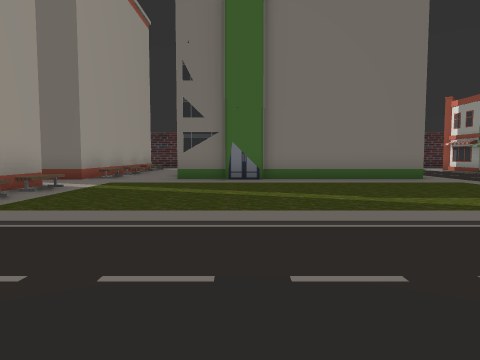
view 1 (above)

24 first-person views from a walk through a scene from a Unity 3-D project. The camera is 1.3 m above the floor, tilts 4° down and sees 70° across. The floor is counted in squares, 2 m on a side. Each view is taken from the middle of a square. On the plan, view 1 faces up. The plan holds only what a view shows up to about 10 squares ahead; the rest is blank. The place goes on beyond the plan. The player is left out. Some surface patterns are stand-ins.

view 2
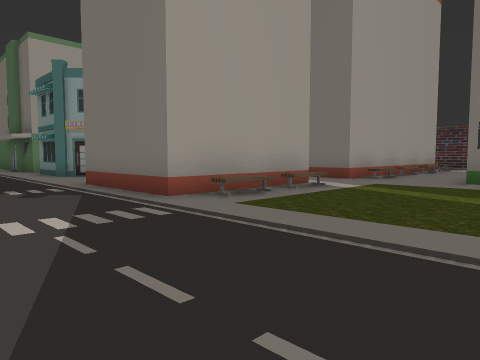

view 3
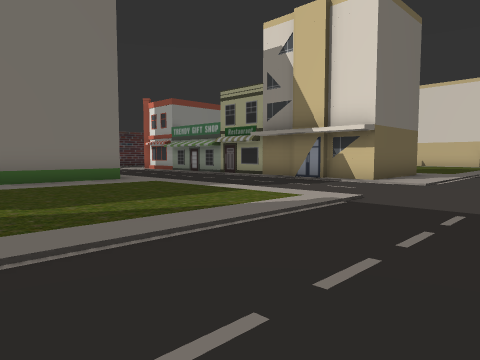

view 4
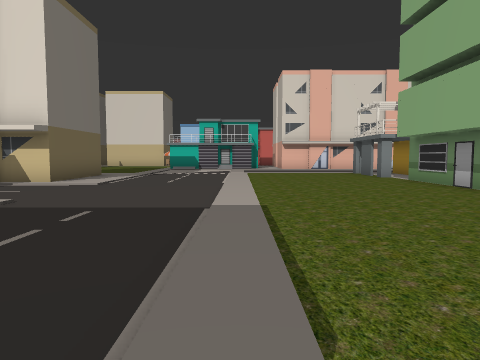

view 5
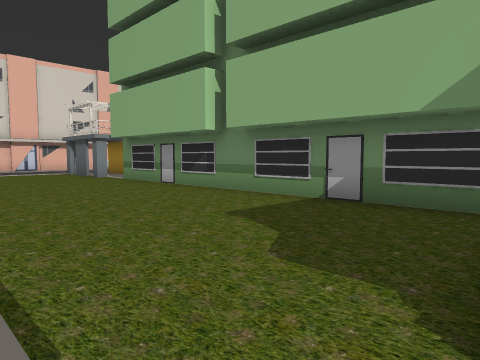

view 6
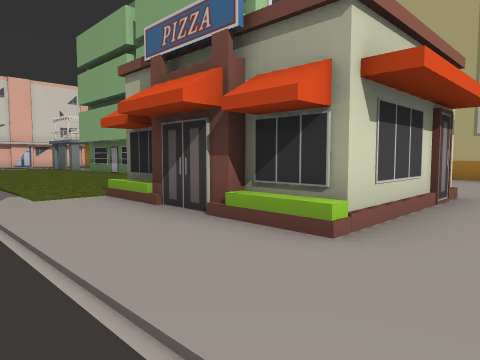

view 7
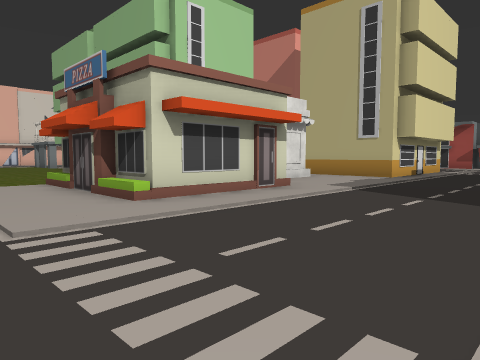

view 8
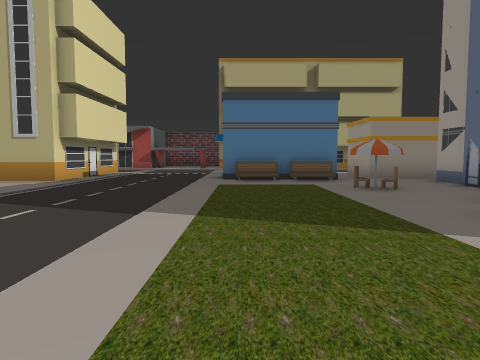

view 9
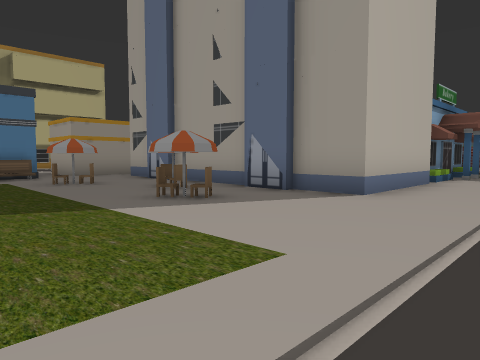

view 10
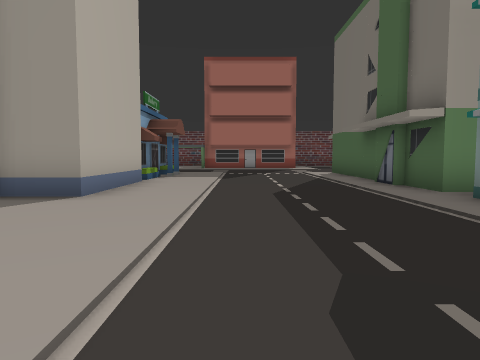

view 11
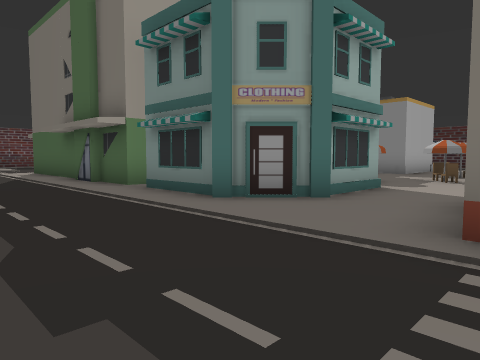

view 12
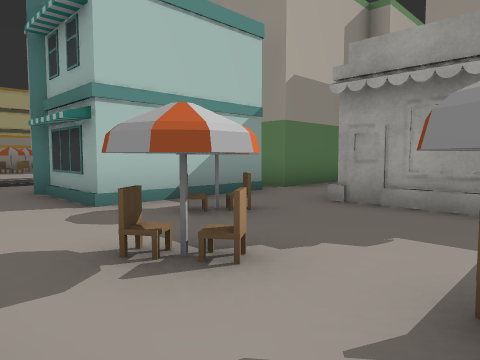

view 13
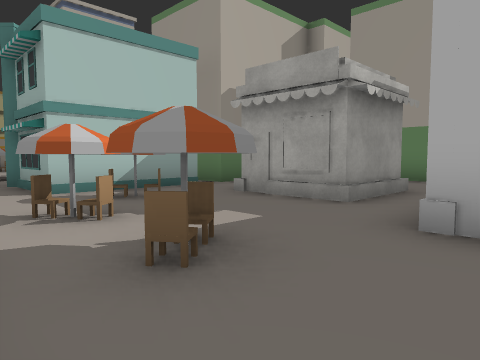

view 14
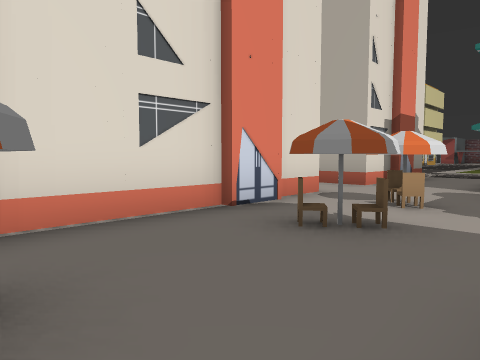

view 15
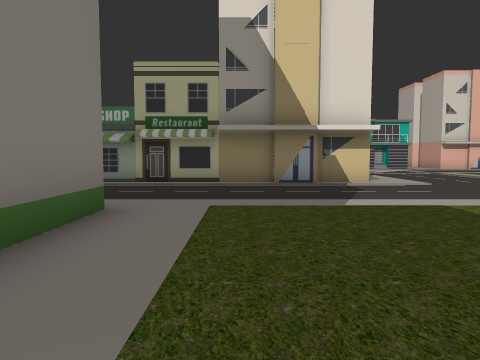

view 16
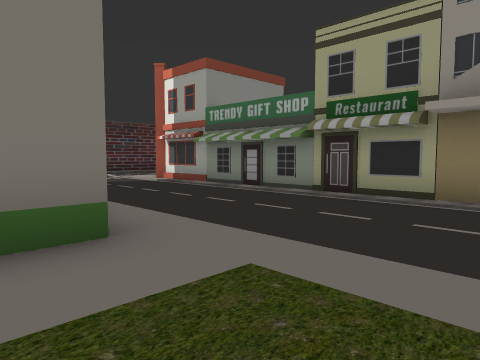

view 17
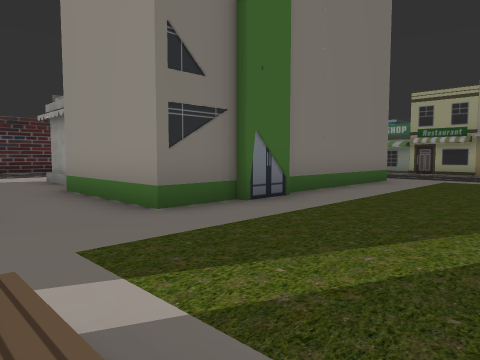

view 18
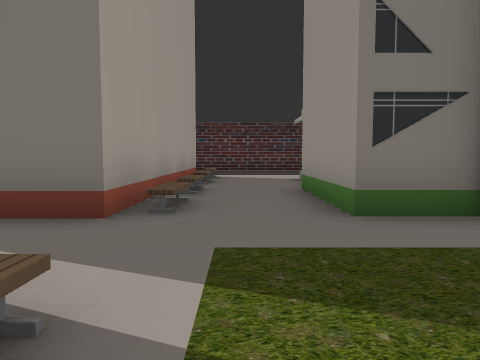

view 19
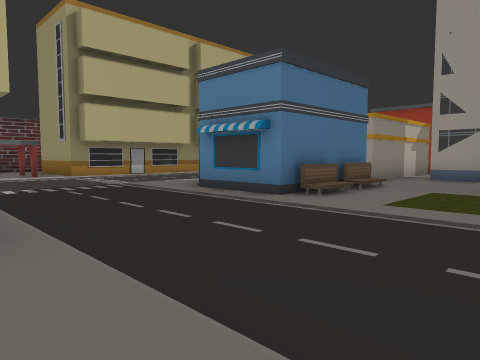

view 20
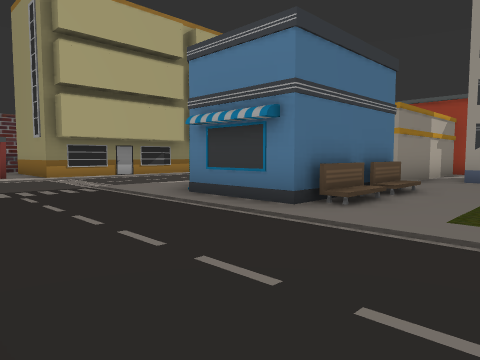

view 21
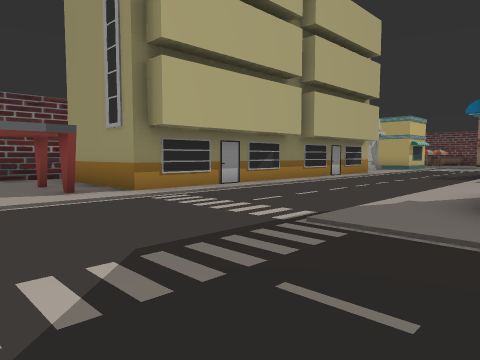

view 22
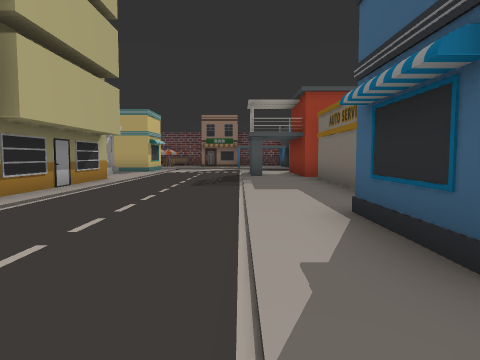

view 23
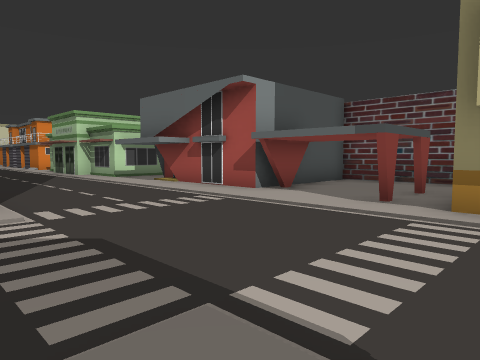

view 24
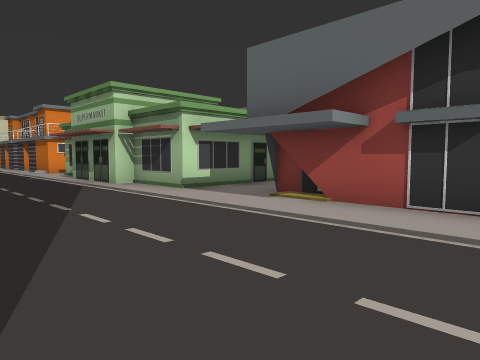

### Floor plan
Key: @ floor where view 1 was taken; # wall or solid block; . floor; / step, stairs or slope; B building; E bench; O other object.
Columns run from 18 left of view 1 to 11 right of it. Each row starts with its distance up from view 1.
 15        .OO.  B/..O O      ..OO
 14        ....B B/..O O     ...OO
 13       #....B B/..        ...OO
 12 B ......OO.B B/..B      ....OO
 11 B..  O.....B B/..B      ....B
 10 B    O...O.BBB/..BBBBBBB....B
  9 B   ...O.... ...............B
  8 B  ......... ...............B
  7 BBBBBBBBB..BBB/.............B
  6 B   B   B..B B/.............B
  5 BBBBBBBBB..B B/.............BB
  4 ...........BBB................
  3 ..............................
  2 ..............................
  1 ..............................
  0 ..................@...........
 -1 ..............................
 -2 BBBBBB..........BBBB..........
 -3      B.O........B   ..........
 -4      B..........B   ..........
 -5      BO.........    BBBBBBBBB
 -6      B...........
 -7      B.O.........O
 -8      B...........
 -9      ...E.E....BBBB
-10    BBBB.OOO....B
-11           O....
-12  #BBBB  OOO....
-13  ..............
-14  ..................
-15  .......................
-16  ..........................
-17  ..........................
-18   BBBBBBBBBB#..##....BBBBBB
-19            B...####..BB
-20            B#..#    .BB
-21            ....#
-22            #####

Positions as (right, up) in squares from view 1, and headings:
1: (0, 0), facing up
2: (0, 1), facing up-left
3: (1, 1), facing up-right
4: (1, 0), facing right
5: (1, 0), facing down-right
6: (-4, 1), facing down-right
7: (-7, 1), facing down-right
8: (-8, 0), facing down
9: (-8, 1), facing down-left
10: (-8, 1), facing left
11: (-7, 1), facing up-left
12: (-8, 12), facing down-left
13: (-8, 14), facing down-left
14: (-11, 15), facing down-right
15: (1, 8), facing right
16: (4, 7), facing up-right
17: (-4, 6), facing up-right
18: (-3, 6), facing up
19: (-3, -6), facing down-left
20: (-4, -7), facing down-left
21: (-4, -12), facing down-left
22: (-7, -14), facing left
23: (-8, -13), facing down-right
24: (-3, -14), facing down-right
